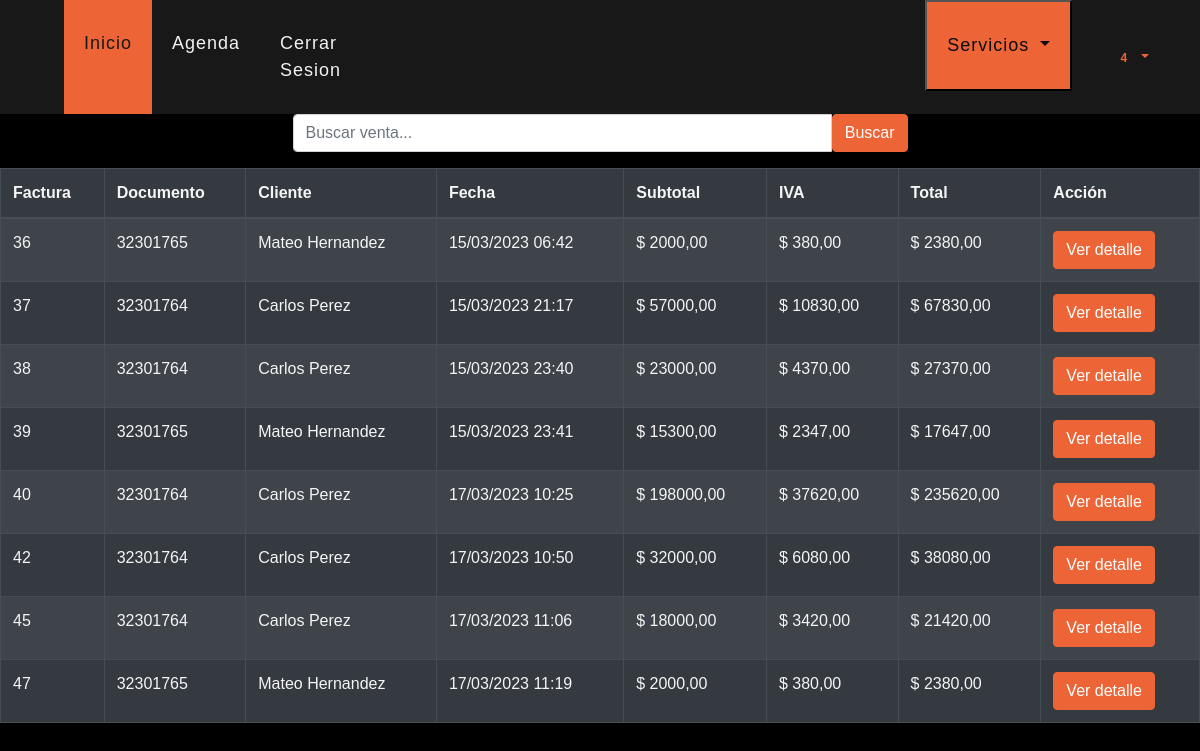
Page /ver/ventas (signed in) on the earlier database version.
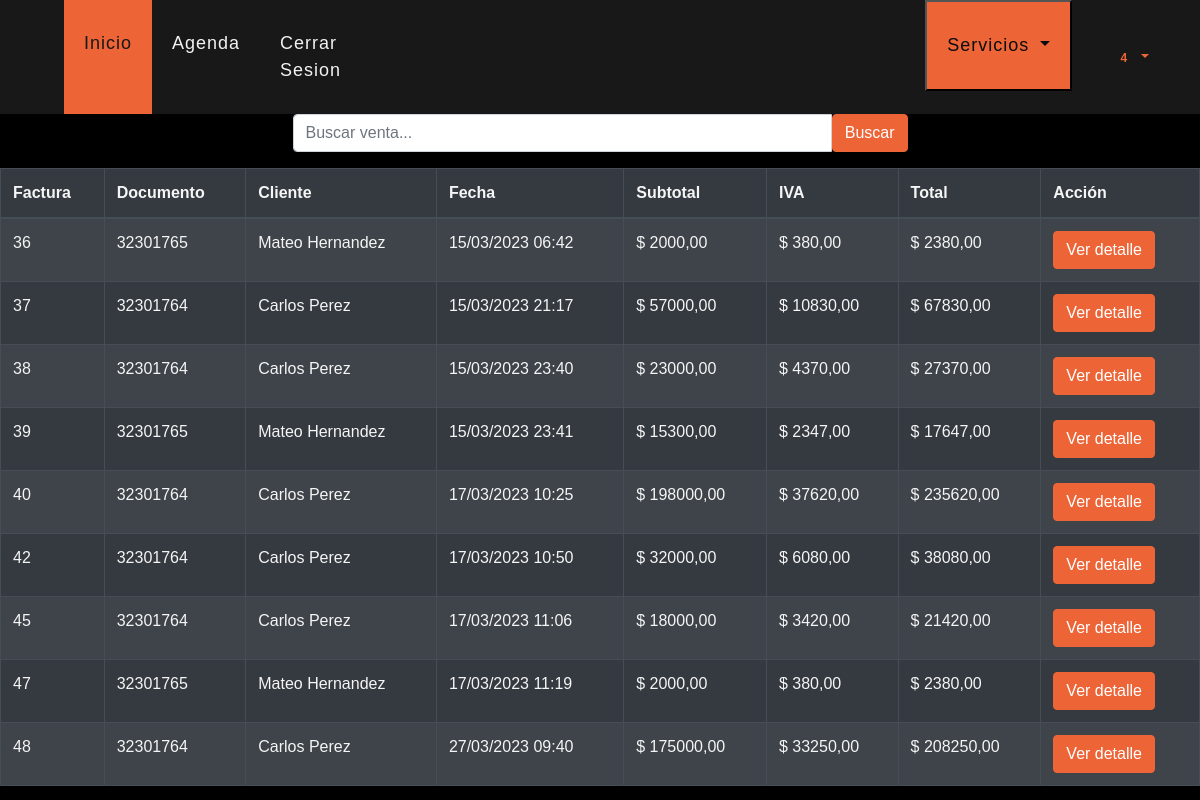
Same page on the later database version.
### veterinary/models.py (models this page shows, shortened)
class Sale(models.Model):
    cli = models.ForeignKey(Client, on_delete=models.CASCADE)
    date_joined = models.DateTimeField(default=datetime.now)
    subtotal = models.DecimalField(default=0.00, max_digits=9, decimal_places=2)
    iva = models.DecimalField(default=0.00, max_digits=9, decimal_places=2)
    total = models.DecimalField(default=0.00, max_digits=9, decimal_places=2)
    veterinary = models.ForeignKey(Veterinary, on_delete=models.PROTECT, null=True, blank=True)
    class Meta:
        verbose_name = 'Venta'
        verbose_name_plural = 'Ventas'
        ordering = ['id']

class Client(models.Model):
    veterinary = models.ForeignKey(Veterinary, on_delete=models.PROTECT, blank=True, null=True)
    name = models.CharField(max_length=50, blank=False, null=False, verbose_name='Cliente')
    last_name = models.CharField(max_length=50, blank=False, null=False)
    document = models.CharField(max_length=20, unique=False, blank=True, null=True)
    email = models.EmailField(max_length=254, unique=False, blank=True, null=True)
    phone = models.CharField(max_length=15, blank=True, null=True)
    global_id = models.UUIDField(default=uuid.uuid4, editable=False, unique=True)
    class Meta:
        unique_together = ('document', 'email', 'veterinary')

### veterinary/views.py (the view)
# urls.py: path('ver/ventas', views.list_sale, name='list_sale'),
@login_required(login_url="login")
def list_sale(request):
    query = request.GET.get('q')
    if query:
        sales = Sale.objects.filter(Q(id__icontains=query) | Q(cli__document__icontains=query)).select_related(
            'cli').prefetch_related('detsale_set')
    else:
        sales = Sale.objects.select_related('cli').prefetch_related('detsale_set')
    for sale in sales:
        print(f"Sale #{sale.id} - Client: {sale.cli.name}")
        for det in sale.detsale_set.all():
            det.subtotal = det.cant * (det.price * (1 + det.iva / 100))
            det.subtotal = det.subtotal.quantize(Decimal('0.01'))
    context = {'sales': sales}
    return render(request, 'veterinary/sale_list.html', context)

### veterinary/views.py (called while the page is built)
def check_notifications(request):
    if not request.user.is_authenticated:
        veterinary_logued = Veterinary.objects.get(id=1)
    else:
        veterinary_logued = request.user.veterinary
    if not Client.objects.filter(veterinary=veterinary_logued).exists():
        messages.info(request, 'Registra clientes')
    if not Pet.objects.filter(client__veterinary=veterinary_logued).exists():
        messages.info(request, 'Registra mascotas')
    if not Category.objects.filter(veterinary=veterinary_logued).exists():
        messages.info(request, 'Registra categorias y productos')
    if not Events.objects.filter(veterinary=veterinary_logued).exists():
        messages.info(request, 'Registra tu primer cita')

### templates/veterinary/sale_list.html (shortened to what this page needs)
{% extends 'layout/base2.html' %}
{% block style %}
{% load static %}
<link rel="stylesheet" href="{% static 'css/estilo.css' %}">
{% endblock %}
{% block header %}
{% include 'layout/partials/headerbase.html' %}
{% endblock %}
{% block content %}
<div class="table-responsive">
  <div class="row justify-content-center mb-3">
    <div class="col-md-6">
      <form method="GET">
        <div class="input-group">
          <input type="text" name="q" class="form-control" placeholder="Buscar venta...">
          <span class="input-group-btn">
            <button class="btn btn-primary" type="submit">Buscar</button>
          </span>
        </div>
      </form>
    </div>
  </div>
  <table class="table table-striped table-bordered table-dark">
    <thead>
      <tr>
        <th>Factura</th>
        <th>Documento</th>
        <th>Cliente</th>
        <th>Fecha</th>
        <th>Subtotal</th>
        <th>IVA</th>
        <th>Total</th>
        <th>Acción</th>
      </tr>
    </thead>
    <tbody>
      {% for sale in sales %}
        <tr>
          <td>{{ sale.id }}</td>
          <td>{{ sale.cli.document }}</td>
          <td>{{ sale.cli.name }} {{ sale.cli.last_name }}</td>
          <td>{{ sale.date_joined|date:"d/m/Y H:i" }}</td>
          <td>$ {{ sale.subtotal }}</td>
          <td>$ {{ sale.iva }}</td>
          <td>$ {{ sale.total }}</td>
          <td>
            <a href="#" class="btn btn-primary" data-toggle="modal" data-target="#sale-modal-{{ sale.id }}">Ver detalle</a>
          </td>
        </tr>
      {% empty %}
        <tr>
          <td colspan="8">No hay ventas registradas</td>
        </tr>
      {% endfor %}
    </tbody>
  </table>
</div>
{% endblock %}

Differences in the rows shown:
added Sale: id "48", cli.document "32301764", cli.name "Carlos", cli.last_name "Perez", date_joined "27/03/2023 09:40", subtotal "175000,00", iva "33250,00", total "208250,00"
